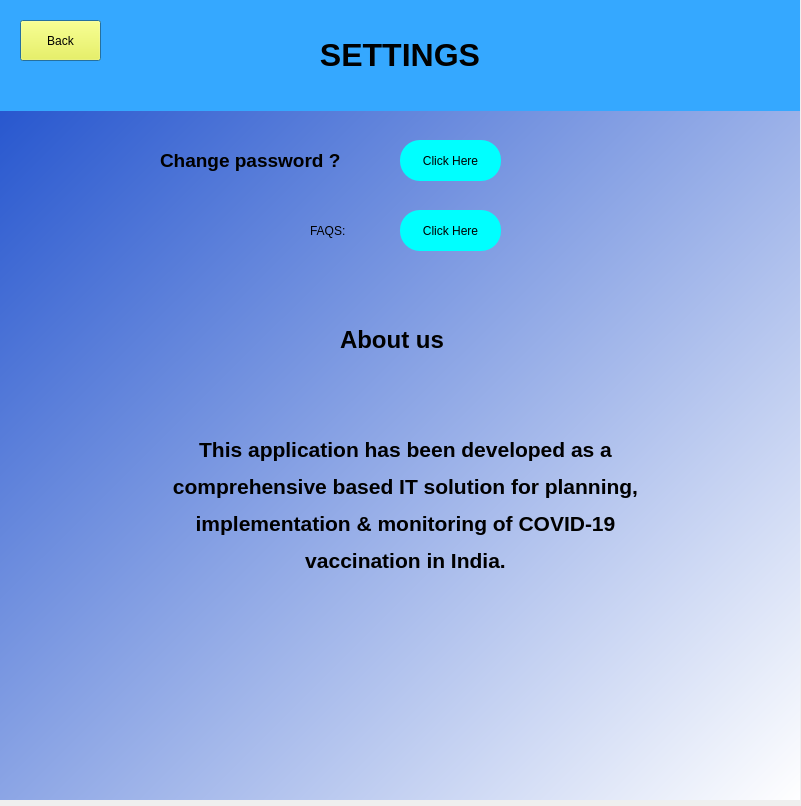
<?xml version="1.0" encoding="UTF-8"?>
<ui version="4.0">
 <class>Dialog</class>
 <widget class="QDialog" name="Dialog">
  <property name="geometry">
   <rect>
    <x>0</x>
    <y>0</y>
    <width>801</width>
    <height>806</height>
   </rect>
  </property>
  <property name="windowTitle">
   <string>Dialog</string>
  </property>
  <widget class="QWidget" name="widget" native="true">
   <property name="geometry">
    <rect>
     <x>0</x>
     <y>0</y>
     <width>800</width>
     <height>800</height>
    </rect>
   </property>
   <property name="maximumSize">
    <size>
     <width>800</width>
     <height>800</height>
    </size>
   </property>
   <property name="styleSheet">
    <string notr="true">QWidget#widget{background-color: qlineargradient(spread:pad, x1:0, y1:0, x2:1, y2:1, stop:0 rgba(24, 75, 203, 255), stop:1 rgba(255, 255, 255, 255));}

</string>
   </property>
   <widget class="QLabel" name="label_4">
    <property name="geometry">
     <rect>
      <x>0</x>
      <y>0</y>
      <width>800</width>
      <height>111</height>
     </rect>
    </property>
    <property name="styleSheet">
     <string notr="true">background-color: rgb(53, 168, 255);</string>
    </property>
    <property name="text">
     <string>&lt;html&gt;&lt;head/&gt;&lt;body&gt;&lt;p align=&quot;center&quot;&gt;&lt;span style=&quot; font-size:24pt; font-weight:600;&quot;&gt;SETTINGS&lt;/span&gt;&lt;/p&gt;&lt;/body&gt;&lt;/html&gt;</string>
    </property>
   </widget>
   <widget class="QPushButton" name="back">
    <property name="geometry">
     <rect>
      <x>20</x>
      <y>20</y>
      <width>81</width>
      <height>41</height>
     </rect>
    </property>
    <property name="styleSheet">
     <string notr="true">background-color: rgb(255, 255, 43);
font: 75 10pt &quot;MS Shell Dlg 2&quot;;
</string>
    </property>
    <property name="text">
     <string>Back</string>
    </property>
   </widget>
   <widget class="QLabel" name="label_2">
    <property name="geometry">
     <rect>
      <x>160</x>
      <y>130</y>
      <width>231</width>
      <height>61</height>
     </rect>
    </property>
    <property name="text">
     <string>&lt;html&gt;&lt;head/&gt;&lt;body&gt;&lt;p&gt;&lt;span style=&quot; font-size:14pt; font-weight:600;&quot;&gt;Change password ?&lt;/span&gt;&lt;/p&gt;&lt;/body&gt;&lt;/html&gt;</string>
    </property>
   </widget>
   <widget class="QPushButton" name="change">
    <property name="geometry">
     <rect>
      <x>400</x>
      <y>140</y>
      <width>101</width>
      <height>41</height>
     </rect>
    </property>
    <property name="styleSheet">
     <string notr="true">background-color:aqua;
font: 75 12pt &quot;MS Shell Dlg 2&quot;;
border-radius:20px</string>
    </property>
    <property name="text">
     <string>Click Here</string>
    </property>
   </widget>
   <widget class="QLabel" name="label">
    <property name="geometry">
     <rect>
      <x>310</x>
      <y>190</y>
      <width>71</width>
      <height>81</height>
     </rect>
    </property>
    <property name="styleSheet">
     <string notr="true">font: 14pt &quot;MS Shell Dlg 2&quot;;</string>
    </property>
    <property name="text">
     <string>FAQS:</string>
    </property>
   </widget>
   <widget class="QPushButton" name="click">
    <property name="geometry">
     <rect>
      <x>400</x>
      <y>210</y>
      <width>101</width>
      <height>41</height>
     </rect>
    </property>
    <property name="styleSheet">
     <string notr="true">font: 75 12pt &quot;MS Shell Dlg 2&quot;;
background-color:aqua;
border-radius:20px;
</string>
    </property>
    <property name="text">
     <string>Click Here</string>
    </property>
   </widget>
   <widget class="QLabel" name="label_3">
    <property name="geometry">
     <rect>
      <x>340</x>
      <y>310</y>
      <width>151</width>
      <height>61</height>
     </rect>
    </property>
    <property name="styleSheet">
     <string notr="true">font: 75 14pt &quot;MS Shell Dlg 2&quot;;
</string>
    </property>
    <property name="text">
     <string>&lt;html&gt;&lt;head/&gt;&lt;body&gt;&lt;p&gt;&lt;span style=&quot; font-size:18pt; font-weight:600;&quot;&gt;About us&lt;/span&gt;&lt;/p&gt;&lt;/body&gt;&lt;/html&gt;</string>
    </property>
   </widget>
   <widget class="QLabel" name="label_5">
    <property name="geometry">
     <rect>
      <x>50</x>
      <y>380</y>
      <width>711</width>
      <height>251</height>
     </rect>
    </property>
    <property name="styleSheet">
     <string notr="true"/>
    </property>
    <property name="text">
     <string>&lt;html&gt;&lt;head/&gt;&lt;body&gt;&lt;p align=&quot;center&quot;&gt;&lt;span style=&quot; font-size:16pt; font-weight:600;&quot;&gt;This application has been developed as a&lt;/span&gt;&lt;/p&gt;&lt;p align=&quot;center&quot;&gt;&lt;span style=&quot; font-size:16pt; font-weight:600;&quot;&gt;comprehensive based IT solution for planning,&lt;/span&gt;&lt;/p&gt;&lt;p align=&quot;center&quot;&gt;&lt;span style=&quot; font-size:16pt; font-weight:600;&quot;&gt;implementation &amp;amp; monitoring of COVID-19&lt;/span&gt;&lt;/p&gt;&lt;p align=&quot;center&quot;&gt;&lt;span style=&quot; font-size:16pt; font-weight:600;&quot;&gt; vaccination in India.&lt;/span&gt;&lt;/p&gt;&lt;/body&gt;&lt;/html&gt;</string>
    </property>
   </widget>
   <widget class="QLabel" name="label_6">
    <property name="geometry">
     <rect>
      <x>510</x>
      <y>20</y>
      <width>101</width>
      <height>81</height>
     </rect>
    </property>
    <property name="text">
     <string/>
    </property>
    <property name="pixmap">
     <pixmap resource="../../Desktop/qrc/setting.qrc">:/newPrefix/Downloads/settings_icon (1).jpg</pixmap>
    </property>
    <property name="scaledContents">
     <bool>true</bool>
    </property>
   </widget>
  </widget>
  <widget class="QWidget" name="widget_2" native="true">
   <property name="geometry">
    <rect>
     <x>970</x>
     <y>20</y>
     <width>51</width>
     <height>51</height>
    </rect>
   </property>
   <property name="styleSheet">
    <string notr="true">background-image:url(:/newPrefix/Downloads/settings.jpg)</string>
   </property>
  </widget>
 </widget>
 <resources>
  <include location="../../Desktop/qrc/setting.qrc"/>
 </resources>
 <connections/>
</ui>
